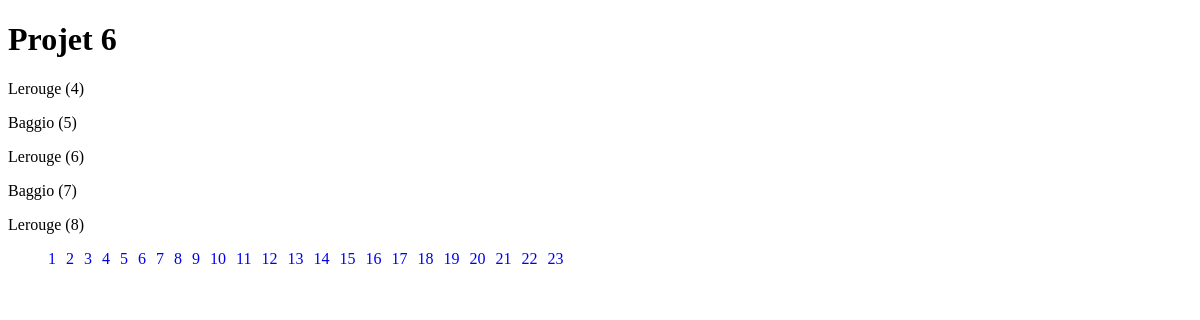
Screenshot of /projet6/index.php with the database file from the repository.
### tables this page shows
CREATE TABLE `student` (
  `id` int(11) NOT NULL,
  `lastname` varchar(255) NOT NULL,
  `firstname` varchar(255) NOT NULL,
  `cursus` varchar(255) NOT NULL
);

### projet6/index.php (the view, shortened to what this page needs)
<?php
try {
  $pdo = new PDO('mysql:host=localhost;dbname=projet6', 'root', 'root');;
} catch (PDOException $e) {
  var_dump($e);
}
$query = $pdo->prepare('SELECT COUNT(*) FROM student');
$query->execute();
$nb_students = $query->fetch(PDO::FETCH_NUM)[0];
$nb_students_per_page = 5;
$nb_pages = ceil($nb_students / $nb_students_per_page);
$offset = 0;
$query = $pdo->prepare('SELECT * FROM student LIMIT :l OFFSET :o');
$query->bindValue(':l', $nb_students_per_page, PDO::PARAM_INT);
$query->bindValue(':o', $offset, PDO::PARAM_INT);
$query->execute();
$students = $query->fetchAll(PDO::FETCH_OBJ);
?>
<!DOCTYPE html>
<html lang="en" dir="ltr">
  <head>
  </head>
  <body>
    <h1>Projet 6</h1>
    <?php foreach($students as $student): ?>
    <p><?php echo $student->lastname . ' ('. $student->id .')'; ?></p>
    <?php endforeach; ?>
    <footer>
      <nav>
        <ul>
          <?php
            for($i=1; $i < $nb_pages + 1; $i++) {
              if(isset($_GET['page']) && $i == $_GET['page']) {
                echo '<li class="active">';
              } else {
                echo '<li>';
              }
              echo '<a href="index.php?page='.$i.'">'.$i.'</a>';
              echo '</li>';
            }
          ?>
        </ul>
      </nav>
    </footer>
  </body>
</html>

### projet6/index.php (style rules this page uses)
a { text-decoration: none; }
nav ul { list-style: none }
nav ul li { display: inline-block; margin-right: 10px }

### rows the page displays
student: lastname "Lerouge", id "4"
student: lastname "Baggio", id "5"
student: lastname "Lerouge", id "6"
student: lastname "Baggio", id "7"
student: lastname "Lerouge", id "8"
